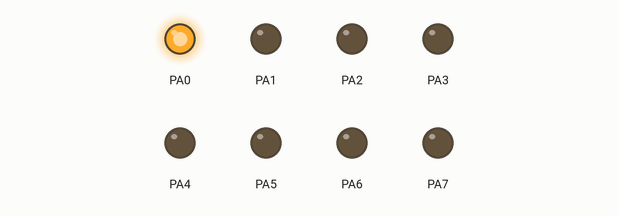
A program run on a simulated ATmega32, built with avr-gcc and emulated at 16 MHz (the files do not name the chip). Parts: output pins drawn as LEDs (lit = HIGH).

Above: at 0.1 s.
At 60.1 s:
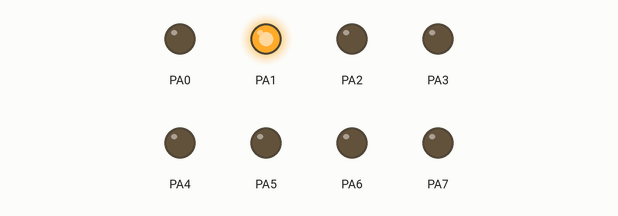
At 120.1 s:
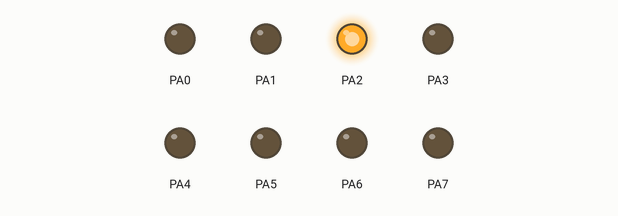
Timing chart, 0 to 121.6 s (numbered marks = the images above):
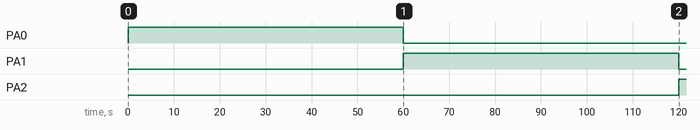

Measured:
- by itself, PA0: LOW → HIGH at 0.00 s, → LOW 60.0 s later
- by itself, PA1: LOW → HIGH at 60.0 s, → LOW 60.0 s later
- by itself, PA2: LOW → HIGH at 120 s

The program:

main.c
```c
/* **************************************************************************************
**       Author      :	Michael S. Ibrahim
**       Date        :	March 01, 2022
**       Version     :	V01
**       SWC         :	mian
**       Description :	Lab1 Task3
** **************************************************************************************/
/* STD Headers */
#include <avr/io.h>
#include <avr/delay.h>
#define F_CPU         16000000UL

/* main Fn */
int main(int args, char** argv)
{
  int Iterator;
  /* Set direction */
  DDRA = 0xFF;
  /* Initialize */
  PORTA = 0;
  while(1)
  {
    for(Iterator = 0; Iterator <  60; Iterator++)
    {
      PORTA = 0x01;
      _delay_ms(1000);
    }/* for */
    for(Iterator = 0; Iterator <  60; Iterator++)
    {
      PORTA = 0x02;
      _delay_ms(1000);
    }/* for */
    for(Iterator = 0; Iterator <  60; Iterator++)
    {
      PORTA = 0x04;
      _delay_ms(1000);
    }/* for */
  }/* while */

  return(0);/* indicate normal main termination */
}/* main */
```
